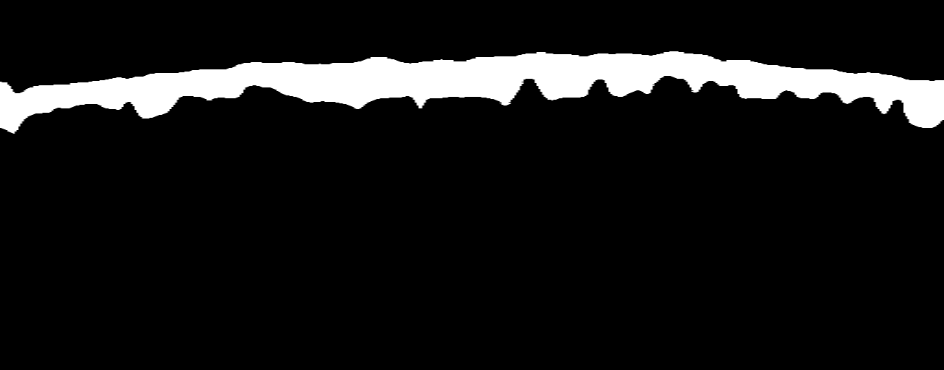
#> input picture exp/mask/0001.png, 944 x 370 px; its folder holds 4 pictures in this run
$ python resizeimg.py
#> lines starting #> are read from the running program, lines starting #| are printed output that depends on the picture
import cv2
import os
from glob import glob

input_dir = r"D:\code\SkinOCT_Diffusion\exp\mask"
output_dir = r"D:\code\SkinOCT_Diffusion\exp\mask_512"

os.makedirs(output_dir, exist_ok=True)

paths = glob(os.path.join(input_dir, "*.png"))

for path in paths:
    # 讀取 (灰階)
    img = cv2.imread(path, cv2.IMREAD_GRAYSCALE)  # shape: (H, W)
#> img is the input picture: shape (370, 944); min 0, max 255, mean 23.2
    print(f"Processing {path}, original shape: {img.shape}")
#| Processing exp/mask/0001.png, original shape: (370, 944)
    # resize
    img_resized = cv2.resize(img, (512, 512), interpolation=cv2.INTER_NEAREST)
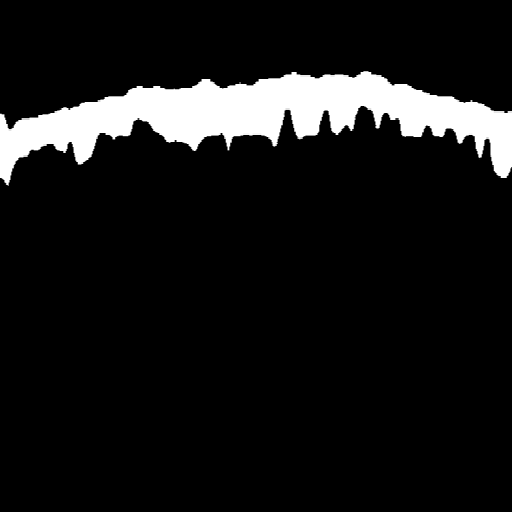
#> img_resized: shape (512, 512); min 0, max 255, mean 23.2

    print(f"Resized shape: {img_resized.shape}")
#| Resized shape: (512, 512)
    # 存檔
    filename = os.path.basename(path)
    save_path = os.path.join(output_dir, filename)

    cv2.imwrite(save_path, img_resized )
#> pass 2 of the loop `for path in paths:`:
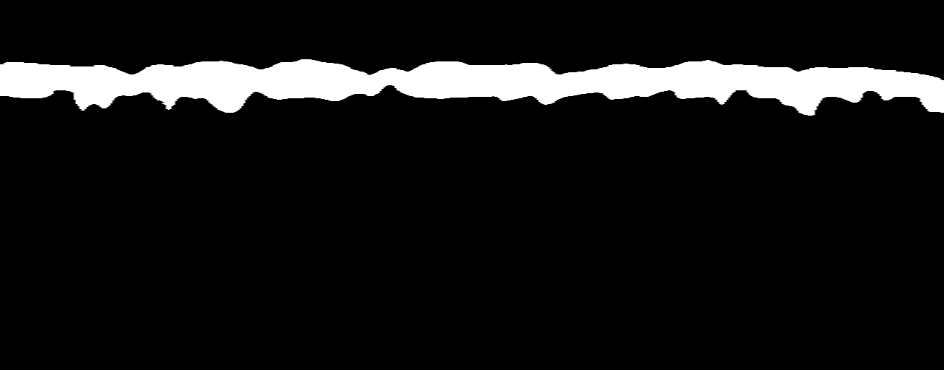
#> input picture exp/mask/0002.png, 944 x 370 px
#> img is the input picture: shape (370, 944); min 0, max 255, mean 22.3
#| Processing exp/mask/0002.png, original shape: (370, 944)
#> `img_resized = cv2.resize(img, (512, 512), interpolation=cv2.INTER_NEAR..`:
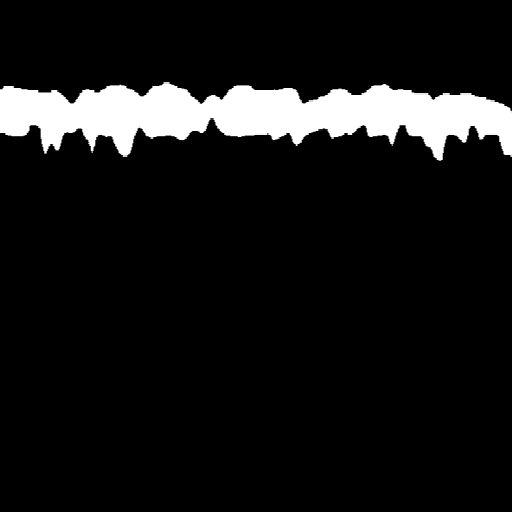
#> img_resized: shape (512, 512); min 0, max 255, mean 22.3
#| Resized shape: (512, 512)
#> pass 3 of the loop `for path in paths:`:
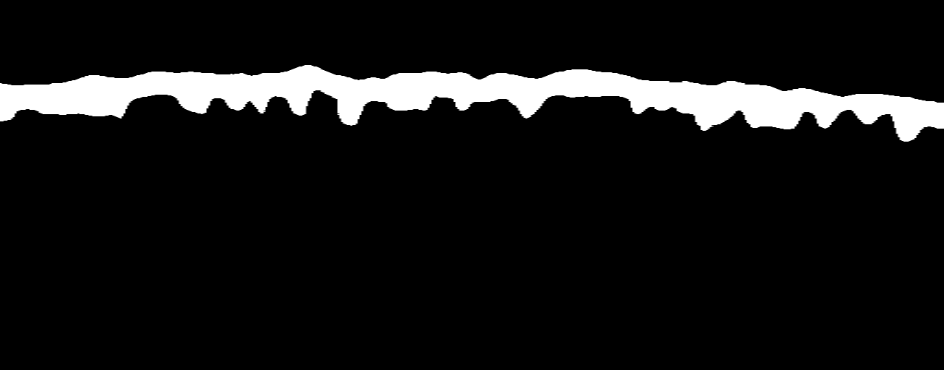
#> input picture exp/mask/0003.png, 944 x 370 px
#> img is the input picture: shape (370, 944); min 0, max 255, mean 21.5
#| Processing exp/mask/0003.png, original shape: (370, 944)
#> `img_resized = cv2.resize(img, (512, 512), interpolation=cv2.INTER_NEAR..`:
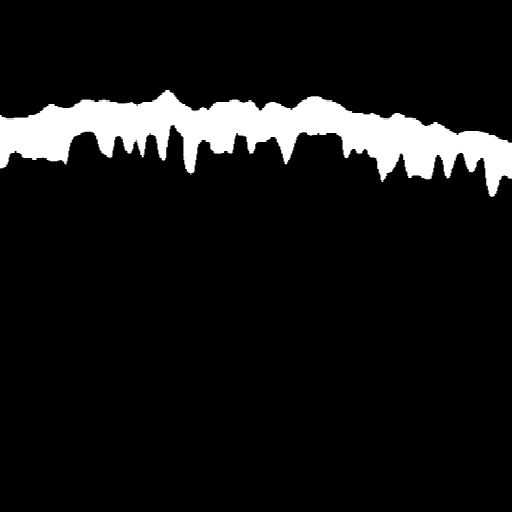
#> img_resized: shape (512, 512); min 0, max 255, mean 21.5
#| Resized shape: (512, 512)
#> the loop made 4 passes; the first 3 are shown

print("Done!")
